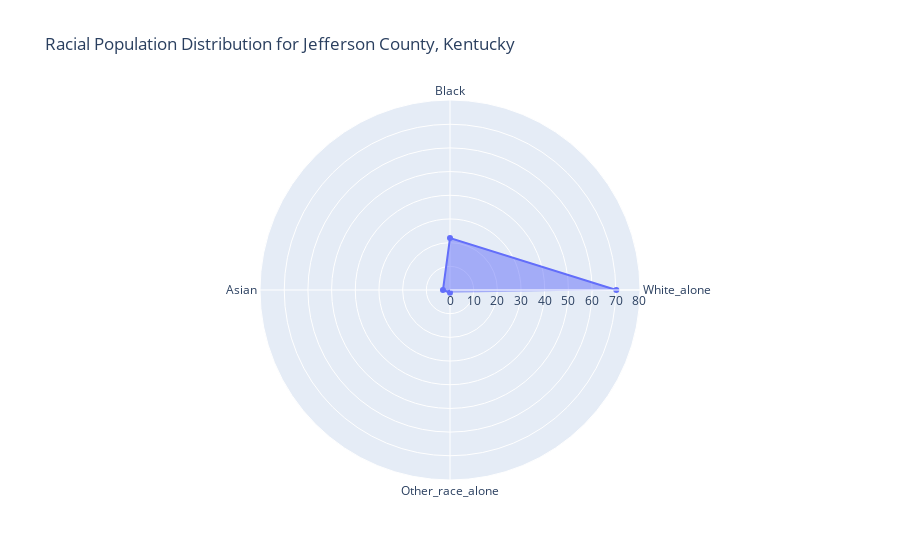

The code cell stored with this chart in its notebook:
### Code cell
total_population = census_df['Total_population'].values[0]
races = ['White_alone', 'Black', 'Asian', 'Other_race_alone']
race_populations = census_df[races].iloc[0]

# Normalize population values to percentages
normalized_populations = (race_populations / total_population) * 100

# Create radar chart
fig = go.Figure()

fig.add_trace(go.Scatterpolar(
    r=normalized_populations.values,  # Percentage values
    theta=races,  # Race categories
    fill='toself',
    name=census_df['Name'].iloc[0]
))

# Update layout
fig.update_layout(
    polar=dict(
        radialaxis=dict(visible=True, range=[0, max(normalized_populations) + 10])  # Adjust range for better visibility
    ),
    title=f"Racial Population Distribution for {census_df['Name'].iloc[0]}"
)

# Show the plot
fig.show()

### Figure 1 — Plotly figure (JSON) as saved in the notebook; plotly's stock layout.template omitted (floating-point values rounded to 4 significant figures)
{"data": [{"fill": "toself", "name": "Jefferson County, Kentucky", "r": [70.24, 21.93, 2.978, 1.182], "theta": ["White_alone", "Black", "Asian", "Other_race_alone"], "type": "scatterpolar"}], "layout": {"polar": {"radialaxis": {"range": [0, 80.24], "visible": true}}, "title": {"text": "Racial Population Distribution for Jefferson County, Kentucky"}}}
